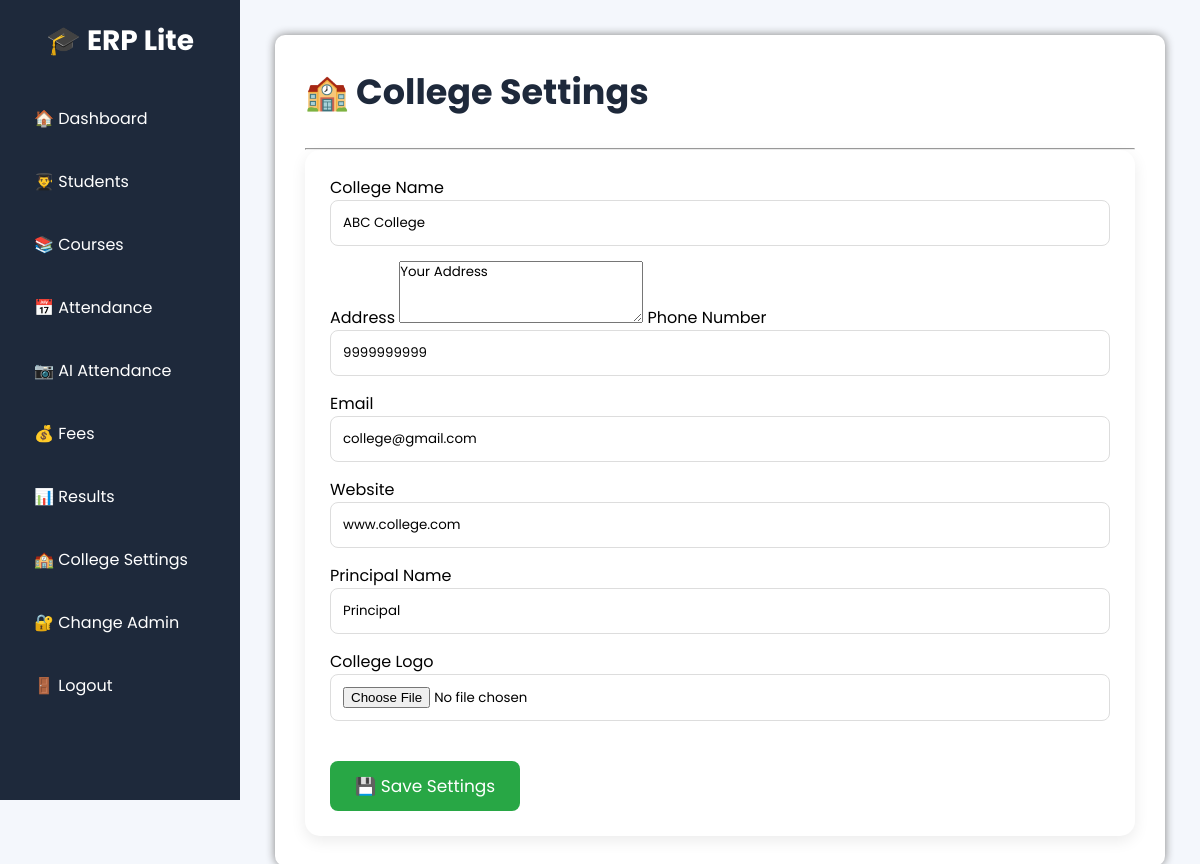
/college-settings (signed in), run on the app's committed database.
### tables this page shows
CREATE TABLE college_settings(

    id INTEGER PRIMARY KEY,

    college_name TEXT,

    address TEXT,

    phone TEXT,

    email TEXT,

    website TEXT,

    principal_name TEXT,

    logo TEXT

);

### app.py (the view, shortened to what this page needs)
@app.route("/college-settings", methods=["GET", "POST"])
def college_settings():
    if "user" not in session:
        return redirect(url_for("home"))
    connection = sqlite3.connect("college.db")
    cursor = connection.cursor()
    cursor.execute("SELECT * FROM college_settings")
    college = cursor.fetchone()
    connection.close()
    return render_template(
        "college_settings.html",
        college=college
    )

### templates/college_settings.html (shortened to what this page needs)
<!DOCTYPE html>
<html lang="en">
<head>
    <link rel="stylesheet" href="{{ url_for('static', filename='style.css') }}">
</head>
<body>
    <div class="container">
        <div class="sidebar">
            <h2>🎓 ERP Lite</h2>
            <a href="/dashboard">🏠 Dashboard</a>
            <a href="/students">👨‍🎓 Students</a>
            <a href="/courses">📚 Courses</a>
            <a href="/attendance">📅 Attendance</a>
            <a href="/camera">📷 AI Attendance</a>
            <a href="/fees">💰 Fees</a>
            <a href="/results">📊 Results</a>
            <a href="/college-settings">🏫 College Settings</a>
            <a href="/change-admin">🔐 Change Admin</a>
            <a href="/logout">🚪 Logout</a>
        </div>
        <div class="content">
            <div style="background:white;
            padding:30px;
            border-radius:10px;
            box-shadow:0px 0px 10px gray;">
                <h1>🏫 College Settings</h1>
                <hr>
                <form method="POST" enctype="multipart/form-data">
                    <label>
                        College Name
                    </label>
                    <input type="text" name="college_name" value="{{ college[1] }}" required>
                    <label>
                        Address
                    </label>
                    <textarea name="address" rows="3" required>{{ college[2] }}</textarea>
                    <label>
                        Phone Number
                    </label>
                    <input type="text" name="phone" value="{{ college[3] }}">
                    <label>
                        Email
                    </label>
                    <input type="email" name="email" value="{{ college[4] }}">
                                    <label>
                                        Website
                                    </label>
                                    <input type="text" name="website" value="{{ college[5] }}">
                                    <label>
                                        Principal Name
                                    </label>
                                    <input type="text" name="principal_name" value="{{ college[6] }}">
                                    <label>
                                        College Logo
                                    </label>
                                    <input type="file" name="logo">
                                    <br><br>
                                    <button type="submit" style="padding:12px 25px;
                                                        background:#28a745;
                                                        color:white;
                                                        border:none;
                                                        border-radius:8px;
                                                        font-size:17px;
                                                        cursor:pointer;">
                                        💾 Save Settings
                                    </button>
                                    </form>
                                    </div>
                                    </div>
                                    </div>
                                    </body>
                                    </html>

### static/style.css (style rules this page uses)
* { margin: 0; padding: 0; box-sizing: border-box; font-family: 'Poppins', sans-serif; }
body { background: #f4f7fc; }
.container { display: flex; }
.sidebar { width: 240px; height: 100vh; background: #1e293b; position: fixed; left: 0; top: 0; overflow: auto; padding: 20px; }
.sidebar h2 { color: white; text-align: center; margin-bottom: 30px; font-size: 28px; }
.sidebar a { display: block; color: white; text-decoration: none; padding: 14px; margin-bottom: 10px; border-radius: 10px; transition: .3s; font-size: 16px; }
.content { margin-left: 240px; width: 100%; padding: 35px; }
.content h1 { color: #1e293b; margin-bottom: 30px; font-size: 35px; }
form { background: white; padding: 25px; border-radius: 15px; box-shadow: 0 5px 15px rgba(0, 0, 0, .08); }
input, select { width: 100%; padding: 12px; margin-bottom: 15px; border: 1px solid #ddd; border-radius: 8px; outline: none; }
button { background: #2563eb; color: white; border: none; padding: 12px 25px; border-radius: 8px; cursor: pointer; transition: .3s; }

### data on the page
college_settings: college_name "ABC College", address "Your Address", phone "9999999999", email "college@gmail.com", website "www.college.com", principal_name "Principal"
